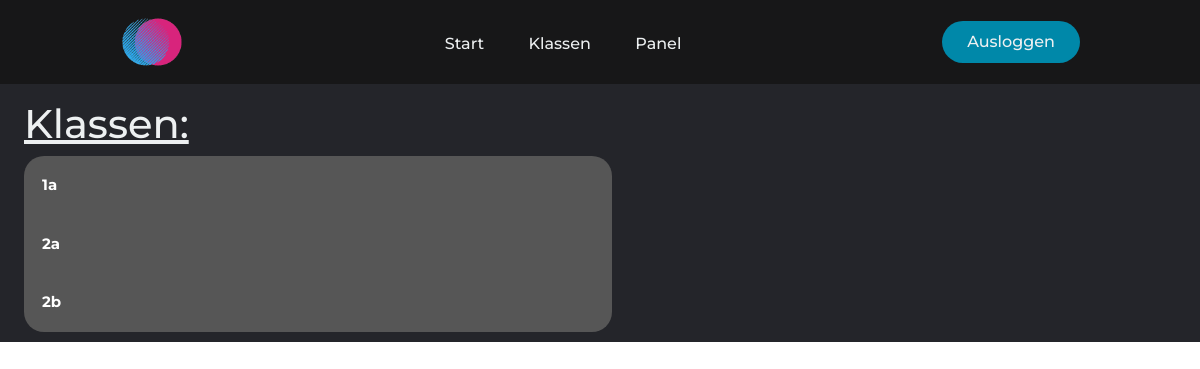
The page /klassen (signed in) on the database its author committed.
### mainApp/models.py (models this page shows, shortened)
class SchoolClass(models.Model):
    name = models.CharField(default='', max_length=5)
    @staticmethod
    def get_students(class_names):
        students_dict = {}
        for class_name in class_names:
            student_list = []
            student_objects = Person.objects.filter(klasse__name=class_name)
            for student in student_objects:
                student_dict = {}
                if student.first_name and student.last_name:
                    student_dict['Name'] = student.first_name + ' ' + student.last_name
                    student_dict['ID'] = student.id
                student_list.append(student_dict)
            students_dict[class_name] = sorted(student_list, key=lambda d: d['Name'])
        return students_dict
    @staticmethod
    def get_classes():
        class_list = []
        class_objects = SchoolClass.objects.order_by('name')
        for single_class in class_objects:
            class_list.append(single_class.name)
        return class_list
    class Meta:
        verbose_name = 'School Class'
        verbose_name_plural = "School Classes"

### mainApp/views.py (the view)
# urls.py: path('klassen', views.klassen, name='klassen'),
def klassen(request):
    if request.user.is_authenticated:
        if request.user.is_teacher():
            class_list = SchoolClass.get_classes()
            student_dict = SchoolClass.get_students(class_names=class_list)
            return render(request, 'klassen.html', {'student_dict': student_dict})
        else:
            return redirect('mainApp:home')
    else:  # else redirect to login page
        return redirect('loginForm:login')

### mainApp/models.py (called while the page is built)
    def is_teacher(self):
        return self.groups.filter(name='Teacher').exists()

### mainApp/templatetags/main_extra.py (called while the page is built)
@register.filter
def get_class_button(local_dict, item):
    local_list = list(local_dict)
    if local_list.index(item) == 0:
        return 'collapsible top-collapsible'
    elif local_list.index(item) == len(local_list) - 1:
        return 'collapsible bottom-collapsible'
    return 'collapsible'

@register.filter
def get_average_all(student_id):
    grades_object_list = Test.objects.filter(student__id=student_id)
    grades_list = []
    if grades_object_list:
        for grade in grades_object_list:
            grades_list.append(grade.grade)
        grades_list_sum = sum(grades_list)
        return round(grades_list_sum / len(grades_list), 1)
    return None

### mainApp/templates/klassen.html (shortened to what this page needs)
{% extends 'layout.html' %}
{% load main_extra %}
{% block body %}
    <main>
        <div class="personal-info">
            <h1>
                <u>Klassen:</u>
            </h1>
            {% if student_dict %}
                {% for class, students in student_dict.items %}
                    <button class="{{ student_dict.keys|get_class_button:class }}" type="button" onclick="collapse_show_button(this)">
                        <strong>{{ class }}</strong>
                    </button>
                {% endfor %}
                {% else %}
                <p>Noch keine Klassen erstellt!</p>
            {% endif %}
        </div>
    </main>
{% endblock body %}

### static/css/styles.css (style rules this page uses)
* { --main-bg-color: #24252A; --nav-bg-color: #171718; --button-roundness: 20px; box-sizing: border-box; margin: 0; padding: 0; }
li, a, button { font-family: "Montserrat", sans-serif; font-weight: 500; font-size: 16px; color: #edf0f1; text-decoration: none; }
h1, h2 { font-family: "Montserrat", sans-serif; font-weight: 500; color: #edf0f1; text-decoration: none; }
main { background-color: var(--main-bg-color); min-width: 100%; min-height: 100%; }
.personal-info { padding-top: 2vh; padding-bottom: 10px; margin-left: 2vw; color: #edf0f1; }
.collapsible { transition: all 0.1s linear; background-color: #565656; color: white; cursor: pointer; padding: 18px; width: 50%; border: none; text-align: left; outline: none; font-size: 15px; }
.collapsible.top-collapsible { border-top-left-radius: var(--button-roundness); border-top-right-radius: var(--button-roundness); }
.collapsible.bottom-collapsible { border-bottom-left-radius: var(--button-roundness); border-bottom-right-radius: var(--button-roundness); }

### rows shown on the page
SchoolClass: student_dict "1a"
SchoolClass: student_dict "2a"
SchoolClass: student_dict "2b"
